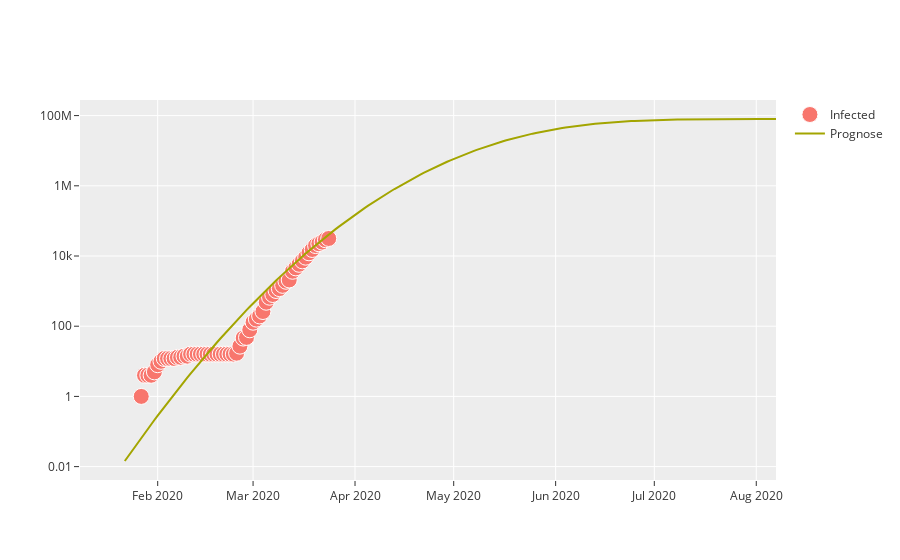

Notebook source saved alongside this figure:
### Code cell
f = go.Figure()
f.add_trace(go.Scatter(x=df['Date'], y=df['Infected'], 
                       mode='markers', name='Infected', 
                       marker=dict(symbol="circle", size=16,
                                   line=dict(width=1, color='white'))))

f.add_trace(go.Scatter(x=dfp['Date'], y=dfp['Prognose'], 
                       mode='lines', name='Prognose'))
f.update_layout(yaxis_type="log", template='ggplot2')
f.show()

### Figure 1 — Plotly figure (JSON) as saved in the notebook; plotly's stock layout.template omitted (floating-point values rounded to 4 significant figures; data arrays with more than 128 entries replaced by an {"elided": "..."} marker saying what was removed)
{"data": [{"marker": {"line": {"color": "white", "width": 1}, "size": 16, "symbol": "circle"}, "mode": "markers", "name": "Infected", "type": "scatter", "x": ["2020-01-22T00:00:00", "2020-01-23T00:00:00", "2020-01-24T00:00:00", "2020-01-25T00:00:00", "2020-01-26T00:00:00", "2020-01-27T00:00:00", "2020-01-28T00:00:00", "2020-01-29T00:00:00", "2020-01-30T00:00:00", "2020-01-31T00:00:00", "2020-02-01T00:00:00", "2020-02-02T00:00:00", "2020-02-03T00:00:00", "2020-02-04T00:00:00", "2020-02-05T00:00:00", "2020-02-06T00:00:00", "2020-02-07T00:00:00", "2020-02-08T00:00:00", "2020-02-09T00:00:00", "2020-02-10T00:00:00", "2020-02-11T00:00:00", "2020-02-12T00:00:00", "2020-02-13T00:00:00", "2020-02-14T00:00:00", "2020-02-15T00:00:00", "2020-02-16T00:00:00", "2020-02-17T00:00:00", "2020-02-18T00:00:00", "2020-02-19T00:00:00", "2020-02-20T00:00:00", "2020-02-21T00:00:00", "2020-02-22T00:00:00", "2020-02-23T00:00:00", "2020-02-24T00:00:00", "2020-02-25T00:00:00", "2020-02-26T00:00:00", "2020-02-27T00:00:00", "2020-02-28T00:00:00", "2020-02-29T00:00:00", "2020-03-01T00:00:00", "2020-03-02T00:00:00", "2020-03-03T00:00:00", "2020-03-04T00:00:00", "2020-03-05T00:00:00", "2020-03-06T00:00:00", "2020-03-07T00:00:00", "2020-03-08T00:00:00", "2020-03-09T00:00:00", "2020-03-10T00:00:00", "2020-03-11T00:00:00", "2020-03-12T00:00:00", "2020-03-13T00:00:00", "2020-03-14T00:00:00", "2020-03-15T00:00:00", "2020-03-16T00:00:00", "2020-03-17T00:00:00", "2020-03-18T00:00:00", "2020-03-19T00:00:00", "2020-03-20T00:00:00", "2020-03-21T00:00:00", "2020-03-22T00:00:00", "2020-03-23T00:00:00", "2020-03-24T00:00:00"], "y": [0, 0, 0, 0, 0, 1, 4, 4, 4, 5, 8, 10, 12, 12, 12, 12, 13, 13, 14, 14, 16, 16, 16, 16, 16, 16, 16, 16, 16, 16, 16, 16, 16, 16, 17, 27, 46, 48, 79, 130, 159, 196, 262, 482, 670, 799, 1040, 1176, 1457, 1908, 2078, 3675, 4585, 5795, 7272, 9257, 12327, 15320, 19848, 22364, 24873, 29056, 31554]}, {"mode": "lines", "name": "Prognose", "type": "scatter", "x": {"elided": "199 str values"}, "y": {"elided": "199 float values"}}], "layout": {"yaxis": {"type": "log"}}}
